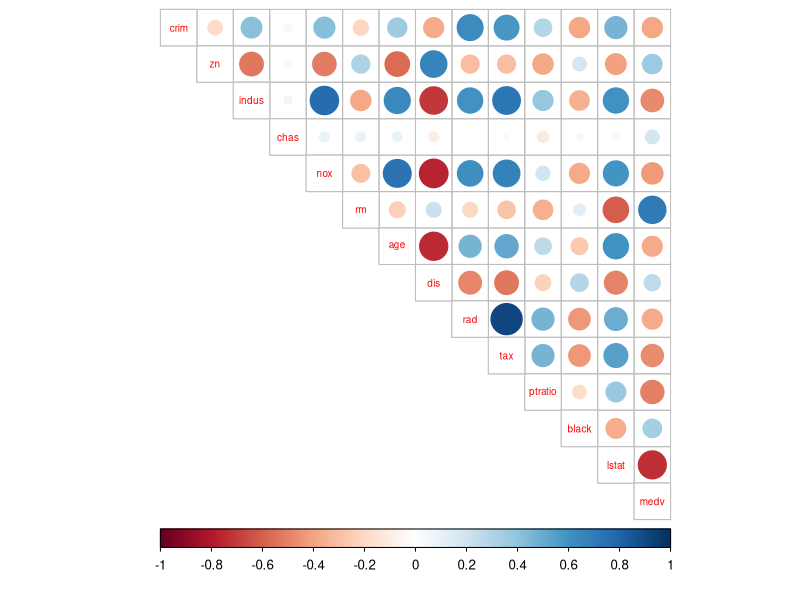

Recreate this plot in R.
## ---- chunk 1
# load packages
library(dplyr)
library(ggplot2)
library(GGally)
library(tidyr)
library(corrplot)
## ---- chunk 2
# access the MASS package
library(MASS)

# load the data
data("Boston")

# explore the dataset
str(Boston)
dim (Boston)
## ---- chunk 3
#Summaries
summary(Boston)

# calculate the correlation matrix and round it
cor_matrix<-cor(Boston)
cor_matrix<-cor(Boston)%>% round(digits = 2)

# print the correlation matrix
cor_matrix

# visualize the correlation matrix
corrplot(cor_matrix, method="circle", type="upper", cl.pos="b", tl.pos="d", tl.cex = 0.6)

## ---- chunk 4
# center and standardize variables
boston_scaled <- scale(Boston)

# summaries of the scaled variables
summary(boston_scaled)

# class of the boston_scaled object
class(boston_scaled)

# change the object to data frame
boston_scaled<-as.data.frame(boston_scaled)

# summary of the scaled crime rate
summary(boston_scaled$crim)

# create a quantile vector of crim and print it
bins <- quantile(boston_scaled$crim)
bins

# create a categorical variable 'crime'
crime <- cut(boston_scaled$crim, breaks = bins, include.lowest = TRUE, labels = c("low", "med_low", "med_high", "high"))

# look at the table of the new factor crime
table(crime)

# remove original crim from the dataset
boston_scaled <- dplyr::select(boston_scaled, -crim)

# add the new categorical value to scaled data
boston_scaled <- data.frame(boston_scaled, crime)

# number of rows in the Boston dataset 
n <- nrow(boston_scaled)

# choose randomly 80% of the rows
ind <- sample(n,  size = n * 0.8)

# create train set
train <- boston_scaled[ind,]

# create test set 
test <- boston_scaled[-ind,]

# save the correct classes from test data
correct_classes <- test$crime

# remove the crime variable from test data
test <- dplyr::select(test, -crime)
